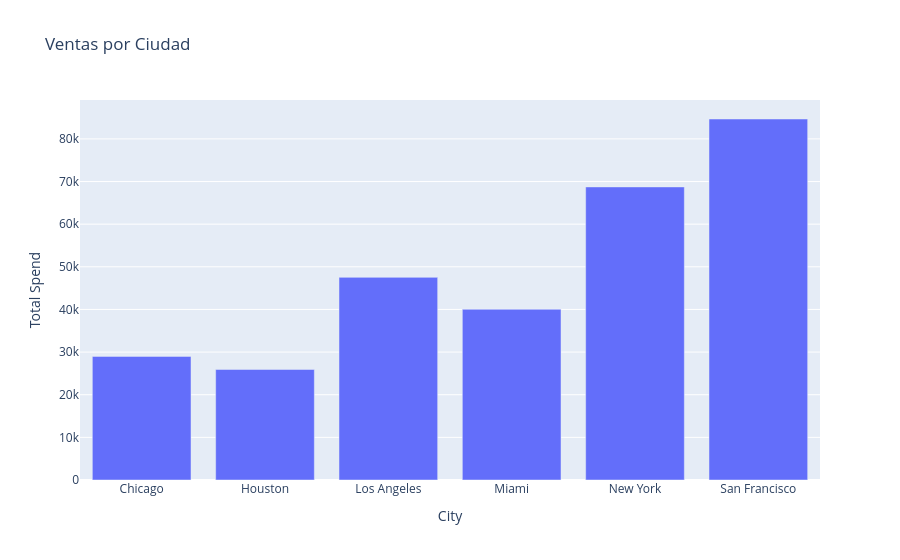

The notebook cell this image was saved under:
### Code cell
import plotly.express as px

fig = px.bar(df.groupby('City')['Total Spend'].sum().reset_index(),
             x='City', y='Total Spend', title='Ventas por Ciudad')

fig.show()

### Figure 1 — Plotly figure (JSON) as saved in the notebook; plotly's stock layout.template omitted (floating-point values rounded to 4 significant figures)
{"data": [{"hovertemplate": "City=%{x}<br>Total Spend=%{y}<extra></extra>", "legendgroup": "", "marker": {"color": "#636efa", "pattern": {"shape": ""}}, "name": "", "orientation": "v", "showlegend": false, "textposition": "auto", "type": "bar", "x": ["Chicago", "Houston", "Los Angeles", "Miami", "New York", "San Francisco"], "xaxis": "x", "y": [28990.0, 25920.0, 47520.0, 40040.0, 68740.0, 84670.0], "yaxis": "y"}], "layout": {"barmode": "relative", "legend": {"tracegroupgap": 0}, "title": {"text": "Ventas por Ciudad"}, "xaxis": {"anchor": "y", "domain": [0, 1], "title": {"text": "City"}}, "yaxis": {"anchor": "x", "domain": [0, 1], "title": {"text": "Total Spend"}}}}
